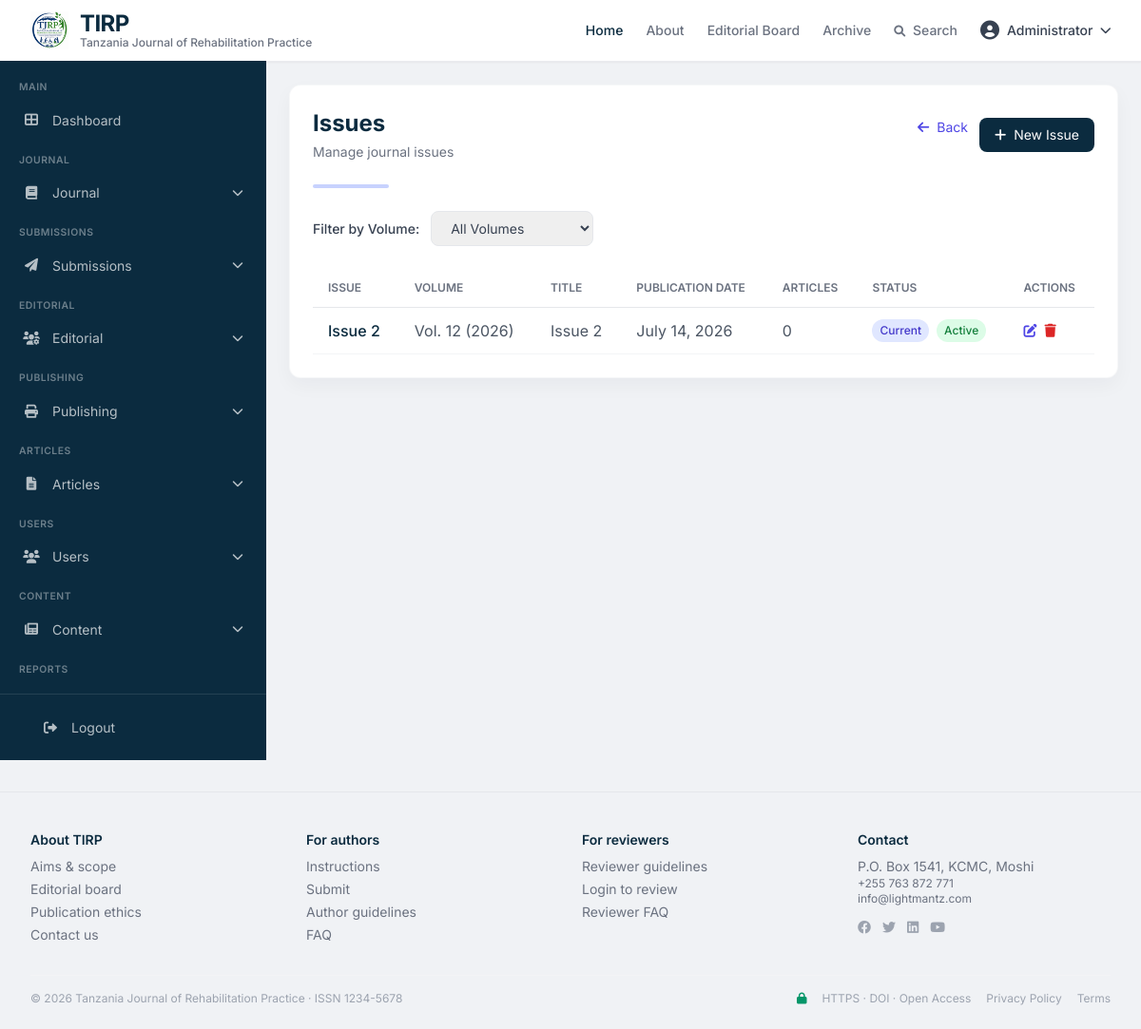
/admin?action=issues (signed in), run on the app's committed database.
### tables this page shows
CREATE TABLE users (
    id INT PRIMARY KEY AUTO_INCREMENT,
    email VARCHAR(255) UNIQUE NOT NULL,
    password_hash VARCHAR(255) NOT NULL,
    full_name VARCHAR(255) NOT NULL,
    role ENUM('admin', 'editor', 'reviewer', 'author', 'reader') DEFAULT 'reader',
    institution VARCHAR(255),
    country VARCHAR(100),
    orcid_id VARCHAR(50),
    bio TEXT,
    avatar VARCHAR(255),
    email_verified BOOLEAN DEFAULT FALSE,
    is_active BOOLEAN DEFAULT TRUE,
    created_at TIMESTAMP DEFAULT CURRENT_TIMESTAMP,
    updated_at TIMESTAMP DEFAULT CURRENT_TIMESTAMP ON UPDATE CURRENT_TIMESTAMP,
    last_login TIMESTAMP NULL,
    remember_token VARCHAR(100),
    INDEX idx_email (email),
    INDEX idx_role (role)
);

CREATE TABLE issues (
    id INT PRIMARY KEY AUTO_INCREMENT,
    volume_id INT NOT NULL,
    issue_number INT NOT NULL,
    title VARCHAR(255),
    publication_date DATE,
    description TEXT,
    cover_image VARCHAR(255),
    is_active BOOLEAN DEFAULT TRUE,
    is_current BOOLEAN DEFAULT FALSE,
    created_at TIMESTAMP DEFAULT CURRENT_TIMESTAMP,
    updated_at TIMESTAMP DEFAULT CURRENT_TIMESTAMP ON UPDATE CURRENT_TIMESTAMP,
    FOREIGN KEY (volume_id) REFERENCES volumes(id) ON DELETE CASCADE,
    UNIQUE KEY unique_issue (volume_id, issue_number),
    INDEX idx_volume (volume_id),
    INDEX idx_publication_date (publication_date)
);

CREATE TABLE volumes (
    id INT PRIMARY KEY AUTO_INCREMENT,
    volume_number INT NOT NULL,
    year INT NOT NULL,
    title VARCHAR(255),
    description TEXT,
    cover_image VARCHAR(255),
    is_active BOOLEAN DEFAULT TRUE,
    created_at TIMESTAMP DEFAULT CURRENT_TIMESTAMP,
    updated_at TIMESTAMP DEFAULT CURRENT_TIMESTAMP ON UPDATE CURRENT_TIMESTAMP,
    UNIQUE KEY unique_volume_year (volume_number, year),
    INDEX idx_volume (volume_number),
    INDEX idx_year (year)
);

CREATE TABLE settings (
    id INT PRIMARY KEY AUTO_INCREMENT,
    setting_key VARCHAR(100) UNIQUE NOT NULL,
    setting_value TEXT,
    setting_group VARCHAR(50) DEFAULT 'general',
    description TEXT,
    created_at TIMESTAMP DEFAULT CURRENT_TIMESTAMP,
    updated_at TIMESTAMP DEFAULT CURRENT_TIMESTAMP ON UPDATE CURRENT_TIMESTAMP,
    INDEX idx_key (setting_key)
);

### includes/functions.php (called while the page is built, shortened)
<?php
function getDB() {
    static $db = null;
    if ($db === null) {
        $configFile = __DIR__ . '/../config/database.php';
        try {
            if (file_exists($configFile)) {
                $config = require_once $configFile;
                $dsn = "mysql:host={$config['host']};dbname={$config['database']};charset={$config['charset']}";
                $db = new PDO($dsn, $config['username'], $config['password'], $config['options'] ?? []);
            } else {
                $dsn = "mysql:host=localhost;dbname=tirp;charset=utf8mb4";
                $db = new PDO($dsn, 'root', '');
                $db->setAttribute(PDO::ATTR_ERRMODE, PDO::ERRMODE_EXCEPTION);
                $db->setAttribute(PDO::ATTR_DEFAULT_FETCH_MODE, PDO::FETCH_ASSOC);
            }
        } catch (PDOException $e) {
            die("Database connection failed: " . $e->getMessage());
        }
    }
    return $db;
}
function isLoggedIn() {
    return isset($_SESSION['user_id']) && !empty($_SESSION['user_id']);
}
function getSetting($key) {
    try {
        $db = getDB();
        $stmt = $db->prepare("SELECT setting_value FROM settings WHERE setting_key = ?");
        $stmt->execute([$key]);
        $result = $stmt->fetch();
        if ($result) {
            return $result['setting_value'];
        }
    } catch (PDOException $e) {
    }
    $settings = [
        'journal_issn' => '9877-476533',
        'journal_title' => 'Tanzania Journal of Rehabilitation Practice',
        'contact_email' => 'info@lightmantz.com',
        'contact_phone' => '+255 763 872 771',
        'contact_address' => 'P.O. Box 1541, KCMC, Moshi'
    ];
    return isset($settings[$key]) ? $settings[$key] : null;
}
function formatDate($date, $format = 'F j, Y') {
    $timestamp = strtotime($date);
    return date($format, $timestamp);
}
?>

### includes/auth.php (called while the page is built, shortened)
<?php
function getCurrentUser() {
    $userId = $_SESSION['user_id'];
    $db = getDB();
    $stmt = $db->prepare("SELECT * FROM users WHERE id = ? AND is_active = 1");
    $stmt->execute([$userId]);
    $user = $stmt->fetch();
    if ($user) {
        return $user;
    }
    return null;
}
?>

### modules/admin/pages/issues.php (the view, shortened to what this page needs)
<?php
$db = getDB();
$volumeFilter = isset($_GET['volume_id']) ? (int)$_GET['volume_id'] : 0;
$volumes = getVolumes();
$issues = [];
if ($volumeFilter > 0) {
    $issues = getIssuesByVolume($volumeFilter);
} else {
    $stmt = $db->query("SELECT i.*, v.volume_number, v.year FROM issues i JOIN volumes v ON i.volume_id = v.id ORDER BY v.volume_number DESC, i.issue_number DESC");
    $issues = $stmt->fetchAll();
}
?>
<div class="bg-white rounded-xl shadow-card p-6 border border-gray-100/70">
    <div class="flex items-center justify-between mb-6">
        <div>
            <h2 class="text-2xl font-bold text-[#0b2b3f]">Issues</h2>
            <p class="text-gray-500 text-sm mt-1">Manage journal issues</p>
        </div>
        <div class="flex gap-3">
            <a href="/jms/admin" class="text-indigo-600 hover:text-indigo-800 text-sm">
                <i class="fas fa-arrow-left mr-1"></i> Back
            </a>
            <button onclick="openCreateModal()" class="bg-[#0b2b3f] text-white px-4 py-2 rounded-lg hover:bg-[#123a4f] transition text-sm">
                <i class="fas fa-plus mr-1"></i> New Issue
            </button>
        </div>
    </div>
    <div class="h-1 w-20 bg-indigo-200 rounded-full mb-6"></div>
    <div class="mb-6 flex flex-wrap gap-3 items-center">
        <label class="text-sm font-medium text-gray-700">Filter by Volume:</label>
        <select onchange="window.location.href='?action=issues&volume_id='+this.value" class="px-4 py-2 rounded-lg border border-gray-200 focus:border-[#0b2b3f] outline-none text-sm">
            <option value="0">All Volumes</option>
        </select>
    </div>
    <?php if (empty($issues)): ?>
        <div class="text-center py-12">
            <i class="fas fa-folder-open text-5xl text-gray-300 mb-4"></i>
            <p class="text-gray-500">No issues found.</p>
            <?php if (!empty($volumes)): ?>
                <button onclick="openCreateModal()" class="mt-3 bg-[#0b2b3f] text-white px-6 py-2 rounded-lg hover:bg-[#123a4f] transition">
                    <i class="fas fa-plus mr-2"></i> Create First Issue
                </button>
            <?php else: ?>
                <p class="text-sm text-gray-400 mt-2">Please create a volume first.</p>
                <a href="/jms/admin?action=volumes" class="mt-3 inline-block bg-[#0b2b3f] text-white px-6 py-2 rounded-lg hover:bg-[#123a4f] transition">
                    <i class="fas fa-layer-group mr-2"></i> Create Volume
                </a>
            <?php endif; ?>
        </div>
    <?php else: ?>
        <div class="overflow-x-auto">
            <table class="w-full">
                <thead>
                    <tr class="border-b border-gray-200">
                        <th class="text-left py-3 px-4 text-xs font-semibold text-gray-500 uppercase">Issue</th>
                        <th class="text-left py-3 px-4 text-xs font-semibold text-gray-500 uppercase">Volume</th>
                        <th class="text-left py-3 px-4 text-xs font-semibold text-gray-500 uppercase">Title</th>
                        <th class="text-left py-3 px-4 text-xs font-semibold text-gray-500 uppercase">Publication Date</th>
                        <th class="text-left py-3 px-4 text-xs font-semibold text-gray-500 uppercase">Articles</th>
                        <th class="text-left py-3 px-4 text-xs font-semibold text-gray-500 uppercase">Status</th>
                        <th class="text-left py-3 px-4 text-xs font-semibold text-gray-500 uppercase">Actions</th>
                    </tr>
                </thead>
                <tbody>
                    <?php foreach ($issues as $issue): ?>
                    <tr class="border-b border-gray-100 hover:bg-gray-50 transition">
                        <td class="py-3 px-4 font-medium text-[#0b2b3f]">Issue <?= $issue['issue_number'] ?></td>
                        <td class="py-3 px-4 text-gray-600">Vol. <?= $issue['volume_number'] ?> (<?= $issue['year'] ?>)</td>
                        <td class="py-3 px-4 text-gray-600"><?= htmlspecialchars($issue['title'] ?? '-') ?></td>
                        <td class="py-3 px-4 text-gray-600"><?= $issue['publication_date'] ? formatDate($issue['publication_date']) : '-' ?></td>
                        <td class="py-3 px-4 text-gray-600"><?= $issue['article_count'] ?? 0 ?></td>
                        <td class="py-3 px-4">
                            <div class="flex gap-2">
                                <?php if ($issue['is_current']): ?>
                                    <span class="px-2 py-1 rounded-full text-xs font-medium bg-indigo-100 text-indigo-700">Current</span>
                                <?php endif; ?>
                                <span class="px-2 py-1 rounded-full text-xs font-medium <?= $issue['is_active'] ? 'bg-green-100 text-green-700' : 'bg-gray-100 text-gray-600' ?>">
                                    <?= $issue['is_active'] ? 'Active' : 'Inactive' ?>
                                </span>
                            </div>
                        </td>
                        <td class="py-3 px-4">
                            <div class="flex gap-2">
                                <button onclick="openEditModal(<?= htmlspecialchars(json_encode($issue)) ?>)"
                                        class="text-indigo-600 hover:text-indigo-800 text-sm">
                                    <i class="fas fa-edit"></i>
                                </button>
                                <button onclick="deleteIssue(<?= $issue['id'] ?>)"
                                        class="text-red-600 hover:text-red-800 text-sm">
                                    <i class="fas fa-trash"></i>
                                </button>
                            </div>
                        </td>
                    </tr>
                    <?php endforeach; ?>
                </tbody>
            </table>
        </div>
    <?php endif; ?>
</div>

### includes/header.php (shortened to what this page needs)
<?php
$currentUser = getCurrentUser();
?>
<header class="bg-white border-b border-gray-200/80 sticky top-0 z-30 shadow-sm">
    <div class="max-w-7xl mx-auto px-4 sm:px-6 lg:px-8 flex items-center justify-between h-16">
        <div class="flex items-center gap-2">
            <a href="<?= SITE_URL ?>?page=home" class="flex items-center gap-3">
                <img src="<?= SITE_URL ?>resources/images/tjr.png" alt="TIRP Logo" class="h-10 w-auto object-contain">
                <div class="flex flex-col">
                    <span class="text-2xl font-bold text-[#0b2b3f] tracking-tight leading-none">TIRP</span>
                    <span class="hidden sm:inline text-xs font-medium text-gray-500 leading-tight">Tanzania Journal of Rehabilitation Practice</span>
                </div>
            </a>
        </div>
        <nav class="flex items-center gap-6 text-sm font-medium">
            <a href="<?= SITE_URL ?>?page=home" class="text-[#0b2b3f] hover:text-indigo-700 transition">Home</a>
            <a href="<?= SITE_URL ?>?page=about" class="text-gray-500 hover:text-[#0b2b3f] transition">About</a>
            <a href="<?= SITE_URL ?>?page=editorial" class="text-gray-500 hover:text-[#0b2b3f] transition">Editorial Board</a>
            <a href="<?= SITE_URL ?>?page=archive" class="text-gray-500 hover:text-[#0b2b3f] transition">Archive</a>
            <a href="<?= SITE_URL ?>?page=search" class="text-gray-500 hover:text-[#0b2b3f] transition"><i class="fas fa-search mr-1 text-xs"></i> Search</a>
            <?php if (isLoggedIn()): ?>
                <div class="relative group">
                    <button class="flex items-center gap-2 text-gray-700 hover:text-[#0b2b3f]">
                        <i class="fas fa-user-circle text-xl"></i>
                        <span><?= htmlspecialchars($currentUser['full_name']) ?></span>
                        <i class="fas fa-chevron-down text-xs"></i>
                    </button>
                </div>
            <?php else: ?>
                <a href="<?= SITE_URL ?>?page=login" class="text-gray-500 hover:text-[#0b2b3f] transition">Login</a>
                <a href="<?= SITE_URL ?>?page=register" class="bg-[#0b2b3f] text-white px-4 py-2 rounded-lg text-sm font-semibold hover:bg-[#123a4f] transition shadow-sm">Register</a>
            <?php endif; ?>
        </nav>
    </div>
</header>

### includes/footer.php (shortened to what this page needs)
<footer class="max-w-7xl mx-auto px-4 sm:px-6 lg:px-8 border-t border-gray-200 pt-10 pb-6 text-sm text-gray-500 mt-8">
    <div class="grid grid-cols-2 md:grid-cols-4 gap-6">
        <div>
            <h5 class="font-semibold text-[#0b2b3f]">About TIRP</h5>
            <ul class="mt-2 space-y-1">
                <li><a href="<?= SITE_URL ?>?page=about" class="hover:text-[#0b2b3f] transition-colors">Aims & scope</a></li>
                <li><a href="<?= SITE_URL ?>?page=editorial" class="hover:text-[#0b2b3f] transition-colors">Editorial board</a></li>
                <li><a href="<?= SITE_URL ?>?page=publication-ethics" class="hover:text-[#0b2b3f] transition-colors">Publication ethics</a></li>
                <li><a href="<?= SITE_URL ?>?page=contact" class="hover:text-[#0b2b3f] transition-colors">Contact us</a></li>
            </ul>
        </div>
        <div>
            <h5 class="font-semibold text-[#0b2b3f]">For authors</h5>
            <ul class="mt-2 space-y-1">
                <li><a href="<?= SITE_URL ?>?page=author-guidelines" class="hover:text-[#0b2b3f] transition-colors">Instructions</a></li>
                <li><a href="<?= SITE_URL ?>?page=submit" class="hover:text-[#0b2b3f] transition-colors">Submit</a></li>
                <li><a href="<?= SITE_URL ?>?page=author-guidelines" class="hover:text-[#0b2b3f] transition-colors">Author guidelines</a></li>
                <li><a href="<?= SITE_URL ?>?page=faq" class="hover:text-[#0b2b3f] transition-colors">FAQ</a></li>
            </ul>
        </div>
        <div>
            <h5 class="font-semibold text-[#0b2b3f]">For reviewers</h5>
            <ul class="mt-2 space-y-1">
                <li><a href="<?= SITE_URL ?>?page=reviewer-guidelines" class="hover:text-[#0b2b3f] transition-colors">Reviewer guidelines</a></li>
                <li><a href="<?= SITE_URL ?>?page=login" class="hover:text-[#0b2b3f] transition-colors">Login to review</a></li>
                <li><a href="<?= SITE_URL ?>?page=reviewer-faq" class="hover:text-[#0b2b3f] transition-colors">Reviewer FAQ</a></li>
            </ul>
        </div>
        <div>
            <h5 class="font-semibold text-[#0b2b3f]">Contact</h5>
            <p class="mt-2">P.O. Box 1541, KCMC, Moshi</p>
            <p class="text-xs">+255 763 872 771</p>
            <p class="text-xs">info@lightmantz.com</p>
            <div class="mt-3 flex gap-3">
                <a href="#" class="text-gray-400 hover:text-[#0b2b3f] transition-colors"><i class="fab fa-facebook"></i></a>
                <a href="#" class="text-gray-400 hover:text-[#0b2b3f] transition-colors"><i class="fab fa-twitter"></i></a>
                <a href="#" class="text-gray-400 hover:text-[#0b2b3f] transition-colors"><i class="fab fa-linkedin"></i></a>
                <a href="#" class="text-gray-400 hover:text-[#0b2b3f] transition-colors"><i class="fab fa-youtube"></i></a>
            </div>
        </div>
    </div>
    <div class="mt-8 pt-4 border-t border-gray-100 flex flex-col md:flex-row justify-between items-center gap-2 text-xs text-gray-400">
        <span>&copy; 2026 Tanzania Journal of Rehabilitation Practice · ISSN <?= function_exists('getSetting') ? getSetting('journal_issn') : '1234-5678' ?></span>
        <span class="flex items-center gap-4">
            <i class="fas fa-lock text-emerald-600"></i> HTTPS · DOI · Open Access
            <a href="<?= SITE_URL ?>?page=privacy-policy" class="hover:text-[#0b2b3f] transition-colors">Privacy Policy</a>
            <a href="<?= SITE_URL ?>?page=terms" class="hover:text-[#0b2b3f] transition-colors">Terms</a>
        </span>
    </div>
</footer>
</body>
</html>

### modules/admin/index.php (style rules this page uses)
body { font-family: 'Inter', sans-serif; background: #f0f2f5; }
.shadow-card { box-shadow: 0 8px 20px rgba(0,20,40,0.04); }
.fa-chevron-down, .fa-chevron-up { transition: transform 0.3s ease; margin-left: auto; font-size: 0.7rem; }

### data on the page
users: full_name "Administrator"
issues: issue_number "2", volume.volume_number "12", volume.year "2026", title "Issue 2", publication_date "July 14, 2026", article_count "0", is_current "Current", is_active "Active"
settings: setting_value "1234-5678"
